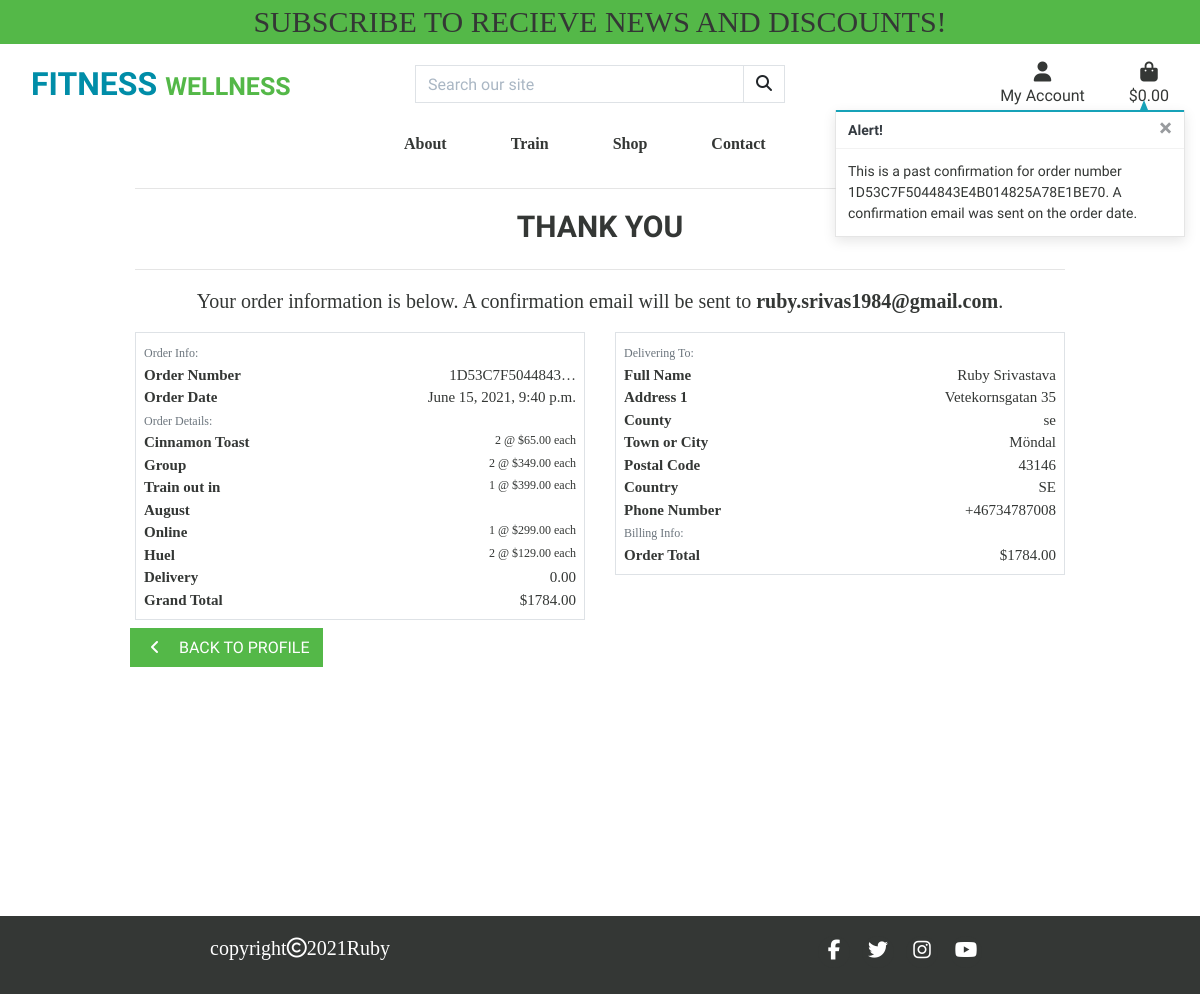
The page /profile/order_history/1D53C7F5044843E4B014825A78E1BE70 on the database its author committed.
### checkout/models.py (models this page shows, shortened)
class Order(models.Model):
    order_number = models.CharField(max_length=32, null=False, editable=False)
    user_profile = models.ForeignKey(UserProfile, on_delete=models.SET_NULL,
                                     null=True, blank=True,
                                     related_name='orders')
    full_name = models.CharField(max_length=50, null=False, blank=False)
    email = models.EmailField(max_length=254, null=False, blank=False)
    phone_number = models.CharField(max_length=20, null=False, blank=False)
    country = CountryField(blank_label='Country *', null=False, blank=False)
    postcode = models.CharField(max_length=20, null=True, blank=True)
    town_or_city = models.CharField(max_length=40, null=False, blank=False)
    street_address1 = models.CharField(max_length=80, null=False, blank=False)
    street_address2 = models.CharField(max_length=80, null=True, blank=True)
    county = models.CharField(max_length=80, null=True, blank=True)
    date = models.DateTimeField(auto_now_add=True)
    delivery_cost = models.DecimalField(
        max_digits=6, decimal_places=2, null=False, default=0)
    order_total = models.DecimalField(
        max_digits=10, decimal_places=2, null=False, default=0)
    grand_total = models.DecimalField(
        max_digits=10, decimal_places=2, null=False, default=0)
    original_bag = models.TextField(null=False, blank=False, default='')
    stripe_pid = models.CharField(
        max_length=254, null=False, blank=False, default='')

class OrderLineItem(models.Model):
    order = models.ForeignKey(
        Order, null=False, blank=False, on_delete=models.CASCADE, related_name='lineitems')
    product = models.ForeignKey(
        Product, null=False, blank=False, on_delete=models.CASCADE)
    product_size = models.CharField(max_length=2, null=True, blank=True)
    quantity = models.IntegerField(null=False, blank=False, default=0)
    lineitem_total = models.DecimalField(
        max_digits=6, decimal_places=2, null=False, blank=False, editable=False)

### products/models.py (models this page shows, shortened)
class Product(models.Model):
    category = models.ForeignKey(
        'Category', null=True, blank=True, on_delete=models.SET_NULL)
    sku = models.CharField(max_length=254, null=True, blank=True)
    name = models.CharField(max_length=254)
    description = models.TextField()
    has_sizes = models.BooleanField(default=False, null=True, blank=True)
    price = models.DecimalField(max_digits=6, decimal_places=2)
    rating = models.DecimalField(
        max_digits=6, decimal_places=2, null=True, blank=True)
    image_url = models.URLField(max_length=1024, null=True, blank=True)
    image = models.ImageField(null=True, blank=True)

### profiles/views.py (the view)
# urls.py: path('order_history/<order_number>', views.order_history, name='order_history'),
def order_history(request, order_number):
    order = get_object_or_404(Order, order_number=order_number)
    messages.info(request, (
        f'This is a past confirmation for order number {order_number}. '
        'A confirmation email was sent on the order date.'
    ))
    template = 'checkout/checkout_success.html'
    context = {
        'order': order,
        'from_profile': True,
    }
    return render(request, template, context)

### bag/contexts.py (called while the page is built, shortened)
def bag_contents(request):
    bag_items = []
    total = 0
    product_count = 0
    bag = request.session.get('bag', {})
    if total < settings.FREE_DELIVERY_THRESHOLD:
        delivery = total * Decimal(settings.STANDARD_DELIVERY_PERCENTAGE / 100)
        free_delivery_delta = settings.FREE_DELIVERY_THRESHOLD - total
    else:
        delivery = 0
        free_delivery_delta = 0
    grand_total = delivery + total
    context = {
        'bag_items': bag_items,
        'total': total,
        'product_count': product_count,
        'delivery': delivery,
        'free_delivery_delta': free_delivery_delta,
        'free_delivery_threshold': settings.FREE_DELIVERY_THRESHOLD,
        'grand_total': grand_total,
    }
    return context

### checkout/templates/checkout/checkout_success.html (shortened to what this page needs)
{% extends "base.html" %}
{% load static %}
{% block extra_css %}
<link rel="stylesheet" href="{% static 'checkout/css/checkout.css' %}">
{% endblock %}
{% block content %}
<div class="container gym-container">
    <div class="row">
        <div class="col">
            <hr>
            <h2 class="logo-font mb-4 gym-header">Thank You</h2>
            <hr>
            <p class="text-black gym-para">Your order information is below. A confirmation email will be sent to
                <strong>{{ order.email }}</strong>.</p>
        </div>
    </div>
    <div class="row">
        <div class="col-12 col-md-6 order-detail">
            <div class="order-confirmation-wrapper text-left p-2 border">
                <div class="row">
                    <div class="col">
                        <small class="text-muted">Order Info:</small>
                    </div>
                </div>
                <div class="row">
                    <div class="col-12 col-md-4">
                        <p class="mb-0 text-black font-weight-bold">Order Number</p>
                    </div>
                    <div class="col-12 col-md-8 text-right">
                        <p class="mb-0">{{ order.order_number|truncatechars:15 }}</p>
                    </div>
                </div>
                <div class="row">
                    <div class="col-12 col-md-4">
                        <p class="mb-0 text-black font-weight-bold">Order Date</p>
                    </div>
                    <div class="col-12 col-md-8 text-right">
                        <p class="mb-0">{{ order.date }}</p>
                    </div>
                </div>
                <div class="row">
                    <div class="col">
                        <small class="text-muted">Order Details:</small>
                    </div>
                </div>
                {% for item in order.lineitems.all %}
                <div class="row">
                    <div class="col-12 col-md-4">
                        <p class="mb-0 text-black font-weight-bold">
                            {{ item.product.name }}
                        </p>
                    </div>
                    <div class="col-12 col-md-8 text-right">
                        <p class="small mb-0">{{ item.quantity }} @ ${{ item.product.price }} each</p>
                    </div>
                </div>
                {% endfor %}
                <div class="row">
                    <div class="col-12 col-md-4">
                        <p class="mb-0 text-black font-weight-bold">Delivery</p>
                    </div>
                    <div class="col-12 col-md-8 text-right">
                        <p class="mb-0">{{ order.delivery_cost }}</p>
                    </div>
                </div>
                <div class="row">
                    <div class="col-12 col-md-4">
                        <p class="mb-0 text-black font-weight-bold">Grand Total</p>
                    </div>
                    <div class="col-12 col-md-8 text-right">
                        <p class="mb-0">${{ order.grand_total }}</p>
                    </div>
                </div>
            </div>
        </div>
        <div class="col-12 col-md-6 text-left order-detail">
            <div class="order-confirmation-wrapper p-2 border">
                <div class="row">
                    <div class="col">
                        <small class="text-muted">Delivering To:</small>
                    </div>
                </div>
                <div class="row">
                    <div class="col-12 col-md-4">
                        <p class="mb-0 text-black font-weight-bold">Full Name</p>
                    </div>
                    <div class="col-12 col-md-8 text-right">
                        <p class="mb-0">{{ order.full_name }}</p>
                    </div>
                </div>
                <div class="row">
                    <div class="col-12 col-md-4">
                        <p class="mb-0 text-black font-weight-bold">Address 1</p>
                    </div>
                    <div class="col-12 col-md-8 text-right">
                        <p class="mb-0">{{ order.street_address1 }}</p>
                    </div>
                </div>
                {% if order.county %}
                <div class="row">
                    <div class="col-12 col-md-4">
                        <p class="mb-0 text-black font-weight-bold">County</p>
                    </div>
                    <div class="col-12 col-md-8 text-right">
                        <p class="mb-0">{{ order.county }}</p>
                    </div>
                </div>
                {% endif %}
                <div class="row">
                    <div class="col-12 col-md-4">
                        <p class="mb-0 text-black font-weight-bold">Town or City</p>
                    </div>
                    <div class="col-12 col-md-8 text-right">
                        <p class="mb-0">{{ order.town_or_city }}</p>
                    </div>
                </div>
                {% if order.postcode %}
                <div class="row">
                    <div class="col-12 col-md-4">
                        <p class="mb-0 text-black font-weight-bold">Postal Code</p>
                    </div>
                    <div class="col-12 col-md-8 text-right">
                        <p class="mb-0">{{ order.postcode }}</p>
                    </div>
                </div>
                {% endif %}
                <div class="row">
                    <div class="col-12 col-md-4">
                        <p class="mb-0 text-black font-weight-bold">Country</p>
                    </div>
                    <div class="col-12 col-md-8 text-right">
                        <p class="mb-0">{{ order.country }}</p>
                    </div>
                </div>
                <div class="row">
                    <div class="col-12 col-md-4">
                        <p class="mb-0 text-black font-weight-bold">Phone Number</p>
                    </div>
                    <div class="col-12 col-md-8 text-right">
                        <p class="mb-0">{{ order.phone_number }}</p>
                    </div>
                </div>
                <div class="row">
                    <div class="col">
                        <small class="text-muted">Billing Info:</small>
                    </div>
                </div>
                <div class="row">
                    <div class="col-12 col-md-4">
                        <p class="mb-0 text-black font-weight-bold">Order Total</p>
                    </div>
                    <div class="col-12 col-md-8 text-right">
                        <p class="mb-0">${{ order.order_total }}</p>
                    </div>
                </div>
            </div>
        </div>
        <div class="row">
            <div class="col-12 text-right">
                {% if from_profile %}
                <a href="{% url 'profile' %}" class="btn btn-green rounded-0 my-2">
                    <span class="icon mr-2">
                        <i class="fas fa-angle-left"></i>
                    </span>
                    <span class="text-uppercase">Back to Profile</span>
                </a>
                {% endif %}
            </div>
        </div>
    </div>
</div>
{% endblock %}

### static/css/base.css (style rules this page uses)
html { height: 100%; }
body { min-height: calc(100vh - 56px); color: #343735; font-family: "rationale"; }
.gym-container { color: #343735; align-items: center; text-align: center; min-height: calc(100vh - 56px); }
.gym-header { margin-top: 20px; margin-bottom:20px; font-size: 30px; font-weight: bold; text-transform: uppercase; }
.gym-para { font-size: 20px; font-family: "expo"; }
.order-detail { font-size: 15px; font-family: "Expo"; }
.btn-green { background-color: #54b848; color: #ffffff; margin:10px; }
.logo-font { text-transform: uppercase; }
.text-black { color: #343735; }
a { color: #343735; }
.icon { align-items: center; display: inline-flex; justify-content: center; height: 1.5rem; width: 1.5rem; }
@media (min-width: 1200px) { .container { max-width: 80%; } }

### rows shown on the page
Order: email "ruby.srivas1984@gmail.com", order_number "1D53C7F5044843…", date "June 15, 2021, 9:40 p.m.", delivery_cost "0.00", grand_total "1784.00", full_name "Ruby Srivastava", street_address1 "Vetekornsgatan 35", county "se", town_or_city "Möndal", postcode "43146", country "SE", phone_number "+46734787008", order_total "1784.00"
OrderLineItem: product.name "Cinnamon Toast", quantity "2", product.price "65.00"
OrderLineItem: product.name "Group", quantity "2", product.price "349.00"
OrderLineItem: product.name "Train out in August", quantity "1", product.price "399.00"
OrderLineItem: product.name "Online", quantity "1", product.price "299.00"
OrderLineItem: product.name "Huel", quantity "2", product.price "129.00"

### other values the page prints
{{ message }} "This is a past confirmation for order number 1D53C7F5044843E4B014825A78E1BE70. A confirmation email was sent on the order date."
